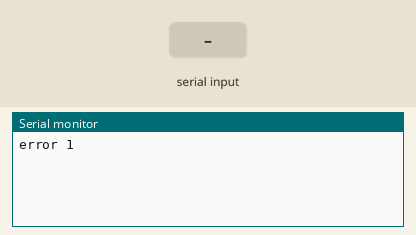
Recording of a sketch running on a simulated Arduino Uno, built with avr-gcc and run on an emulated ATmega328P. Parts: the last lines printed to the serial monitor. The test bench sets the inputs (shaded band). The modem accepts every AT command (registered, SIM ready, sends succeed) and sends nothing else.

Above: at 1.2 s.
1.3 s: "0" received over the second serial link
At 2.2 s:
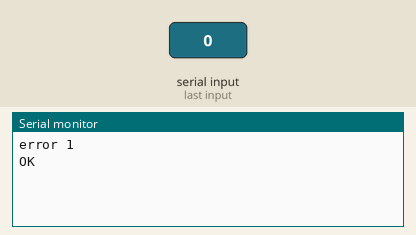
2.9 s: "1" received over the second serial link
At 3.2 s:
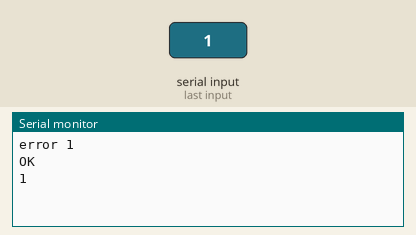

The sketch:

neoway.ino
```cpp
// звоним по событию
#include <SoftwareSerial.h>

SoftwareSerial gsm(9, 8); // RX, TX

void setup() {
  Serial.begin(9600);
  gsm.begin(115200);

}

void loop() {
      while(1){             // проверяем готовность модема
        gsm.println("AT+CPAS");
        if (gsm.find("0")) break;
        Serial.println("error 1");
        delay(100);
      }
      gsm.println("ATD+79210000000;"); // звоним по указаному номеру
      delay(100);
      //if (gsm.find("OK")) Serial.println("OK!");
      //else Serial.println("error 2");
      while(1){
        if (gsm.available())
        Serial.write(gsm.read());
      }

}
```

Measured:
- after the input at 1.3 s, the serial monitor: prints a new line after 0.10 s (image 1)
- after the input at 2.9 s, the serial monitor: prints a new line at once (image 2)
